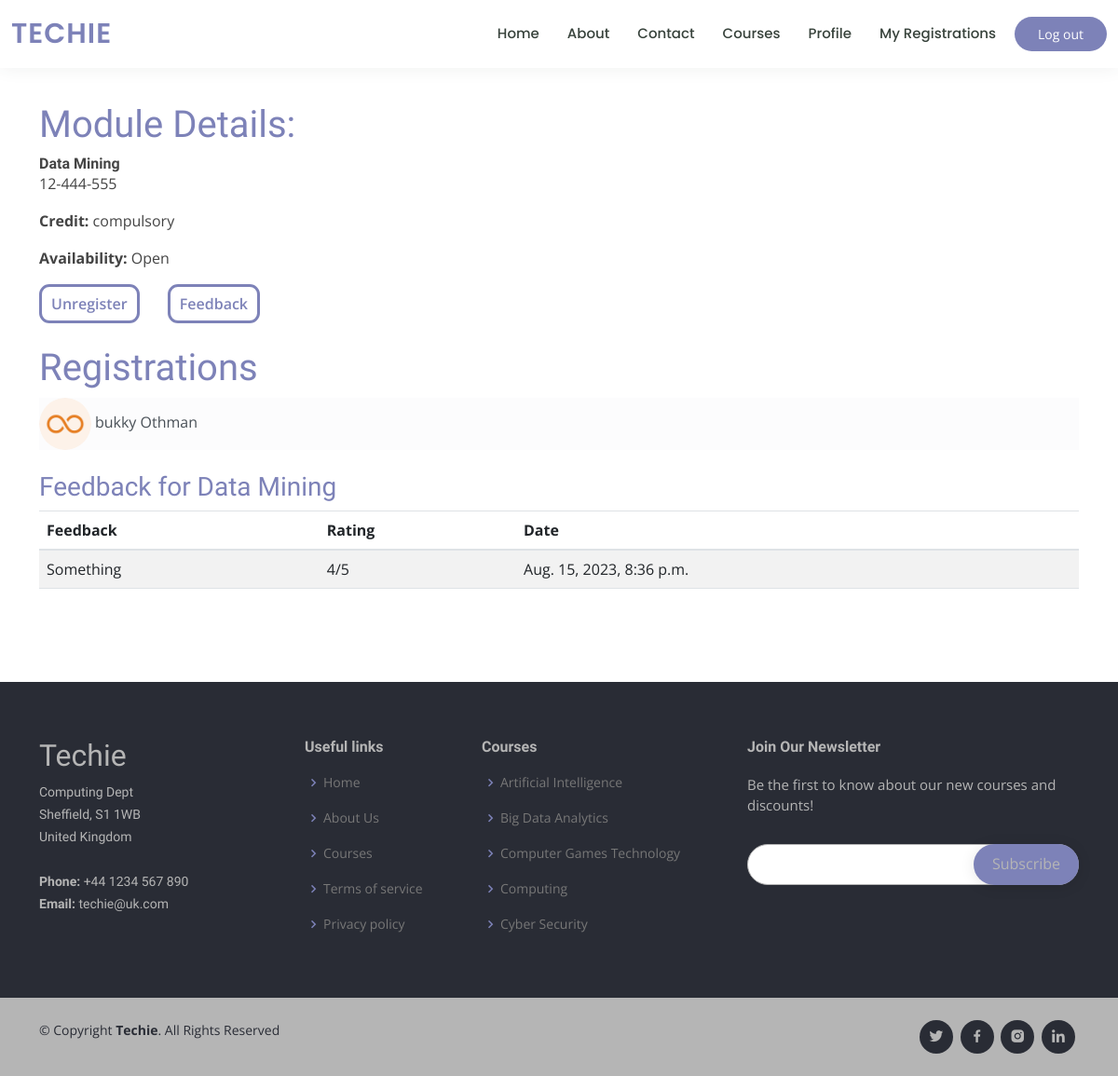
Before: /module/12-444-555 (signed in) with the older database file.
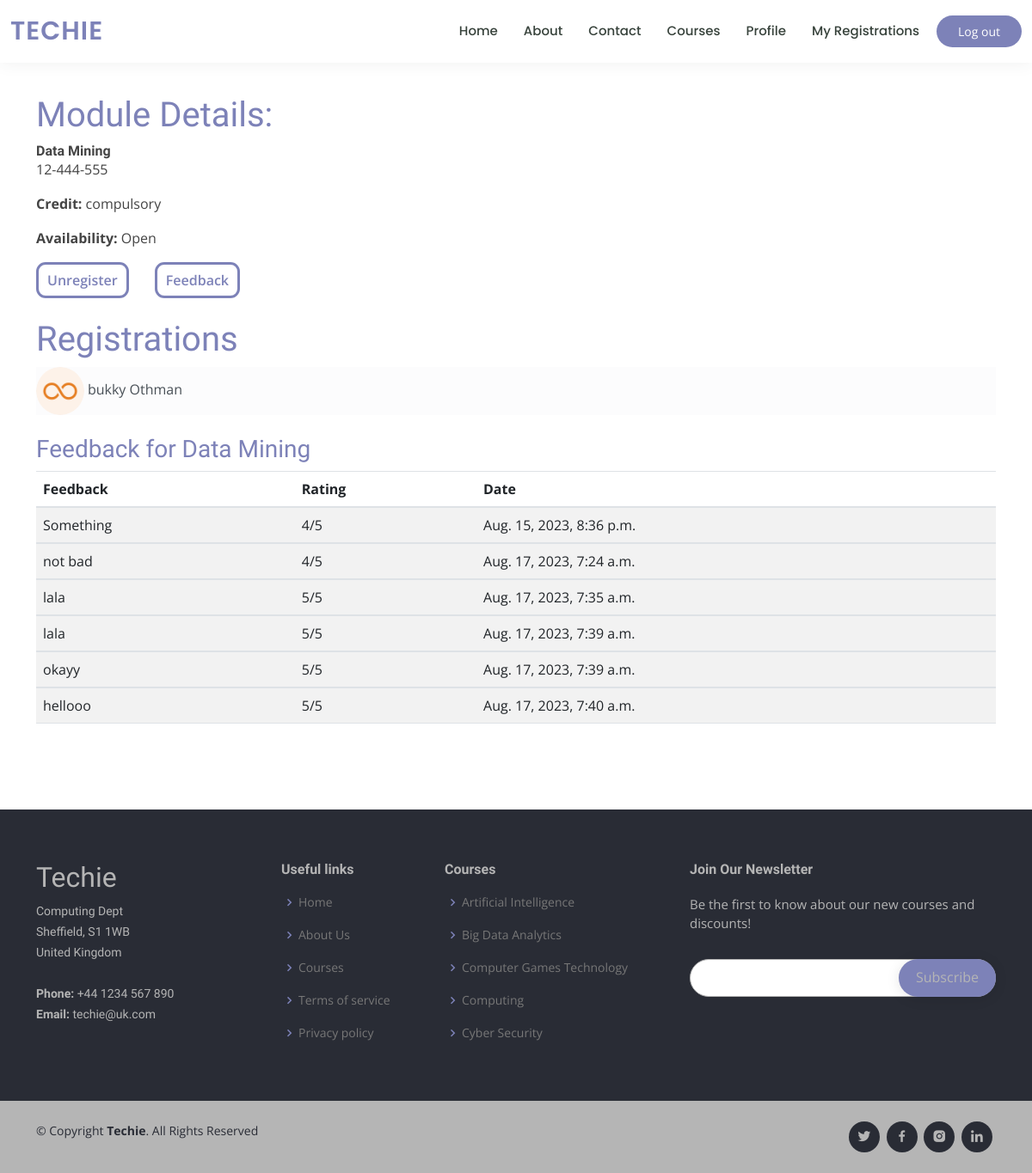
After: the same page with the newer database file.
### studentreg/models.py (models this page shows, shortened)
class Module(models.Model):
    CATEGORY_CHOICES = [
        ("elective", "Elective"),
        ("compulsory", "Compulsory"),
    ]
    name = models.CharField(max_length=100)  # Name of the module
    code = models.SlugField(max_length=10)    # Code for identifying the module
    credit = models.IntegerField()            # Credit value of the module
    category = models.CharField(max_length=50, choices=CATEGORY_CHOICES)  # Category of the module
    description = models.TextField()          # Description of the module
    availability = models.BooleanField(default=True)  # Availability status
    courses_allowed = models.ManyToManyField(Group, related_name='modules')  # Courses allowed to take this module
    @property
    def module_registrations(self):
        return [
            {"student": registration.student, "date": registration.date_of_registration}
            for registration in self.registrations.all()
        ]

class Student(models.Model):
    GENDER_CHOICES = (
        ("male", "Male"),
        ("female", "Female"),
        ("other", "Other"),
    )
    user = models.OneToOneField(User, on_delete=models.CASCADE)  # User associated with the student
    date_of_birth = models.DateField(null=True, blank=True)     # Date of birth of the student
    address = models.CharField(max_length=100, null=True, blank=True)  # Address of the student
    city = models.CharField(max_length=50, null=True, blank=True)      # City of residence
    country = models.CharField(max_length=50, null=True, blank=True)   # Country of residence
    gender = models.CharField(max_length=10, choices=GENDER_CHOICES, default="other")  # Gender of the student
    photo = models.ImageField(upload_to="student_photos/", default="default.jpg")  # Student's photo
    course = models.ForeignKey(Group, on_delete=models.CASCADE, blank=True, null=True)  # Course associated with the student
    def registered_on_module(self, module):
        return self.student_registrations.filter(module=module).exists()

class ModuleFeedback(models.Model):
    module = models.ForeignKey(Module, on_delete=models.CASCADE)
    student = models.ForeignKey(Student, on_delete=models.CASCADE)
    feedback_text = models.TextField()
    rating = models.PositiveIntegerField(default=5)  # Rating on a scale of 1 to 5
    date_submitted = models.DateTimeField(auto_now_add=True)

### studentreg/views.py (the view)
# urls.py: path("module/<str:code>", views.module_detail, name="module_detail"),
def module_detail(request, code):
    student = None
    if request.user.is_authenticated and not request.user.is_staff:
        student = request.user.student
    module = get_object_or_404(Module, code=code)
    feedback = module.modulefeedback_set.all()  # Retrieve all feedback for the module
    context = {
        "title": "Modules",
        "registrations": module.module_registrations,
        "module": module,
        "feedback": feedback
        }
    if student:
        context["has_registered"]=student.registered_on_module(module)
    return render(request, "studentreg/module_detail.html", context)

### studentreg/templates/studentreg/module_detail.html (shortened to what this page needs)
{% extends "studentreg/base.html" %} {% load static %} {% block content %}
<main class="container-fluid">
  <section class="container">
    <h1 class="color">Module Details:</h1>
    <h6 class="card-title">
      <strong>{{module.name}}</strong>
    </h6>
    <p class="card-text">{{module.code}}</p>
    <p class="card-text"><strong>Credit:</strong> {{module.category}}</p>
    <p class="card-text">
      <strong>Availability:</strong>{% if module.availability %} Open {% else %}
      Closed {% endif %}
    </p>
    <div class="reg">
      {% if has_registered %}
      <a
        href="{% url 'studentreg:module_unregister' module.code %}"
        class="regBtn"
        >Unregister
      </a>
      <a
        href="{% url 'studentreg:module_feedback' module.code %}"
        class="regBtn"
        >Feedback
      </a>
      {% else %}
      <a
        href="{% url 'studentreg:module_register' module.code %}"
        class="regBtn"
        >Register
      </a>
      {% endif %}
    </div>
    <h1 class="color mt-4">Registrations</h1>
    {% if user.is_authenticated %} {%for registration in registrations %}
    <li class="list-group-item list-group-item-light">
      <img
        class="rounded-circle article-img"
        src="{{registration.student.photo.url}}"
      />
      <span class="article-content"
        >{{registration.student.user.first_name}}
        {{registration.student.user.last_name}}
      </span>
    </li>
    {% empty %}
    <p>No student registered</p>
    {% endfor%} {%endif%}
    <h3 class="color mt-4">Feedback for {{ module.name }}</h3>
    <table class="table table-striped mb">
      <thead>
        <tr>
          <th>Feedback</th>
          <th>Rating</th>
          <th>Date</th>
        </tr>
      </thead>
      {% for fb in feedback %}
      <tbody
      <tr>
        <td>{{ fb.feedback_text }}</td>
        <td>{{ fb.rating }}/5</td>
        <td>{{ fb.date_submitted }}</td>
    {% empty %}
    <p>No feedback yet.</p>
    {% endfor %}
    </tbody>
  </table>
  </section>
</main>
{% endblock %}

### studentreg/templates/studentreg/base.html (shortened to what this page needs)
{% load static %}
<!DOCTYPE html>
<html>
  <head>
    <link
      rel="stylesheet"
      href="https://cdn.jsdelivr.net/npm/bootstrap@4.0.0/dist/css/bootstrap.min.css"
    />
    <link
      href="{% static 'assets/vendor/animate.css/animate.min.css' %}"
      rel="stylesheet"
    />
    <link href="{% static 'assets/vendor/aos/aos.css' %}" rel="stylesheet" />
    <link
      href="{% static 'assets/vendor/bootstrap/css/bootstrap.min.css' %}"
      rel="stylesheet"
    />
    <link
      href="{% static 'assets/vendor/bootstrap-icons/bootstrap-icons.css' %}"
      rel="stylesheet"
    />
    <link
      href="{% static 'assets/vendor/boxicons/css/boxicons.min.css' %}"
      rel="stylesheet"
    />
    <link
      href=" {%  static 'assets/vendor/remixicon/remixicon.css' %}"
      rel="stylesheet"
    />
    <link
      href=" {%  static 'assets/vendor/swiper/swiper-bundle.min.css' %}"
      rel="stylesheet"
    />
    <link href="{% static 'assets/css/style.css' %}" rel="stylesheet" />
  </head>
  <body>
    <header id="header" class="fixed-top">
      <div class="container-fluid d-flex align-items-center">
        <h1 class="logo me-auto">
          <a href="{% url 'studentreg:home' %}">Techie</a>
        </h1>
        <nav id="navbar" class="navbar order-last order-lg-0">
          <ul>
            <li>
              <a href="{% url 'studentreg:home' %}">Home</a>
            </li>
            <li><a href="{% url 'studentreg:about' %}">About</a></li>
            <li><a href="{% url 'studentreg:contact' %}">Contact</a></li>
            <li><a href="{% url 'studentreg:courses'%}">Courses</a></li>
            {% if user.is_authenticated %}
            <li><a href="{% url 'profile' %}">Profile</a></li>
            <li>
              <a href="{% url 'studentreg:my_registrations' %}"
                >My Registrations</a
              >
            </li>
            {% endif %}
          </ul>
        </nav>
        {% if user.is_authenticated %}
        <a href="{% url 'logout' %}" class="get-started-btn">Log out</a>
        {% else %}
        <a href="{% url 'login' %}" class="get-started-btn">Log in</a>
        <a href="{% url 'register' %}" class="get-started-btn">Register</a>
        {% endif %}
      </div>
    </header>
    <div style="margin-top: 50px">{% block content %}{% endblock %}</div>
    <footer id="footer">
      <div class="footer-top">
        <div class="container">
          <div class="row">
            <div class="col-lg-3 col-md-6 footer-contact">
              <h2>Techie</h2>
              <p>
                Computing Dept <br />
                Sheffield, S1 1WB <br />
                United Kingdom <br /><br />
                <strong>Phone:</strong> +44 1234 567 890<br />
                <strong>Email:</strong> techie@uk.com<br />
              </p>
            </div>
            <div class="col-lg-2 col-md-6 footer-links">
              <h4>Useful links</h4>
              <ul>
                <li>
                  <i class="bx bx-chevron-right"></i>
                  <a href="#">Home</a>
                </li>
                <li>
                  <i class="bx bx-chevron-right"></i>
                  <a href="#">About Us</a>
                </li>
                <li>
                  <i class="bx bx-chevron-right"></i>
                  <a href="#">Courses</a>
                </li>
                <li>
                  <i class="bx bx-chevron-right"></i>
                  <a href="#">Terms of service</a>
                </li>
                <li>
                  <i class="bx bx-chevron-right"></i>
                  <a href="#">Privacy policy</a>
                </li>
              </ul>
            </div>
            <div class="col-lg-3 col-md-6 footer-links">
              <h4>Courses</h4>
              <ul>
                <li>
                  <i class="bx bx-chevron-right"></i>
                  <a href="#">Artificial Intelligence</a>
                </li>
                <li>
                  <i class="bx bx-chevron-right"></i>
                  <a href="#">Big Data Analytics</a>
                </li>
                <li>
                  <i class="bx bx-chevron-right"></i>
                  <a href="#">Computer Games Technology</a>
                </li>
                <li>
                  <i class="bx bx-chevron-right"></i> <a href="#">Computing</a>
                </li>
                <li>
                  <i class="bx bx-chevron-right"></i>
                  <a href="#">Cyber Security</a>
                </li>
              </ul>
            </div>
            <div class="col-lg-4 col-md-6 footer-newsletter">
              <h4>Join Our Newsletter</h4>
              <p>Be the first to know about our new courses and discounts!</p>
              <form action="" method="post">
                <input type="email" name="email" /><input
                  type="submit"
                  value="Subscribe"
                />
              </form>
            </div>
          </div>
        </div>
      </div>
      <div class="container d-md-flex py-4">
        <div class="me-md-auto text-center text-md-start">
          <div class="copyright">
            &copy; Copyright <strong><span>Techie</span></strong
            >. All Rights Reserved
          </div>
        </div>
        <div class="social-links text-center text-md-right pt-3 pt-md-0">
          <a href="#" class="twitter"><i class="bx bxl-twitter"></i></a>
          <a href="#" class="facebook"><i class="bx bxl-facebook"></i></a>
          <a href="#" class="instagram"><i class="bx bxl-instagram-alt"></i></a>
          <a href="#" class="linkedin"><i class="bx bxl-linkedin"></i></a>
        </div>
      </div>
    </footer>
  </body>
</html>

### studentreg/static/assets/css/style.css (style rules this page uses)
body { font-family: "Open Sans", sans-serif; color: #444444; }
a { text-decoration: none; }
h1, h2, h3, h4, h5, h6 { font-family: "Raleway", sans-serif; }
#header { background: #fff; transition: all 0.5s; z-index: 997; padding: 15px 0; box-shadow: 0px 0 18px rgba(55, 66, 59, 0.08); }
#header .logo { font-size: 30px; margin: 0; padding: 0; line-height: 1; font-weight: 600; letter-spacing: 1px; text-transform: uppercase; font-family: "Poppins", sans-serif; }
#header .logo a { color: #7d82b8; }
.get-started-btn { margin-left: 20px; background: #7d82b8; color: #fff; border-radius: 50px; padding: 8px 25px; white-space: nowrap; transition: 0.3s; font-size: 14px; display: inline-block; }
.navbar { padding: 0; }
.navbar ul { margin: 0; padding: 0; display: flex; list-style: none; align-items: center; }
.navbar li { position: relative; }
.navbar a, .navbar a:focus { display: flex; align-items: center; justify-content: space-between; padding: 10px 0 10px 30px; font-family: "Poppins", sans-serif; font-size: 15px; font-weight: 500; color: #37423b; white-space: nowrap; transition: 0.3s; }
section { padding: 60px 0; overflow: hidden; }
#footer { color: #292c35; font-size: 14px; background: #b5b5b5; }
#footer .footer-top { padding: 60px 0 30px 0; background: #292c35; }
#footer .footer-top .footer-contact { margin-bottom: 30px; }
#footer .footer-top .footer-contact p { font-size: 14px; line-height: 24px; margin-bottom: 0; font-family: "Raleway", sans-serif; color: #b5b5b5; }
#footer .footer-top h2 { color: #b5b5b5; }
#footer .footer-top h4 { font-size: 16px; font-weight: bold; color: #b5b5b5; position: relative; padding-bottom: 12px; }
#footer .footer-top .footer-links { margin-bottom: 30px; }
#footer .footer-top .footer-links ul { list-style: none; padding: 0; margin: 0; }
#footer .footer-top .footer-links ul i { padding-right: 2px; color: #7d82b8; font-size: 18px; line-height: 1; }
#footer .footer-top .footer-links ul li { padding: 10px 0; display: flex; align-items: center; }
#footer .footer-top .footer-links ul li:first-child { padding-top: 0; }
#footer .footer-top .footer-links ul a { color: #777777; transition: 0.3s; display: inline-block; line-height: 1; }
#footer .footer-newsletter { font-size: 15px; }
#footer .footer-newsletter h4 { font-size: 16px; font-weight: bold; color: #b5b5b5; position: relative; padding-bottom: 12px; }
#footer .footer-newsletter p { color: #b5b5b5; }
#footer .footer-newsletter form { margin-top: 30px; background: #fff; padding: 6px 10px; position: relative; border-radius: 50px; text-align: left; border: 1px solid #b5b5b5; }
#footer .footer-newsletter form input[type="email"] { border: 0; padding: 4px 8px; width: calc(100% - 100px); }
#footer .footer-newsletter form input[type="submit"] { position: absolute; top: -1px; right: -1px; bottom: -1px; border: 0; background: none; font-size: 16px; padding: 0 20px 2px 20px; background: #7d82b8; color: #b5b5b5; transition: 0.3s; border-radius: 50px; box-shadow: 0px 2px 15px rgba(0, 0, 0, 0.1); }
#footer .social-links a { font-size: 18px; display: inline-block; background: #292c35; color: #b5b5b5; line-height: 1; padding: 8px 0; margin-right: 4px; border-radius: 50%; text-align: center; width: 36px; height: 36px; transition: 0.3s; }
.article-img { height: 5%; width: 5%; }
.mb { margin-bottom: 30px; }
.color { color: #7d82b8; }
.reg { display: flex; justify-items: center; align-items: center; gap: 30px; }
.regBtn { color: #7d82b8; padding: 6px 10px; border: #7d82b8 0.2em solid; border-radius: 11px; font-size: 16px; font-weight: 600; transition: all 0.6s ease; }
.mb { margin-bottom: 40px; }

Changed rows visible on the page:
added ModuleFeedback: feedback_text "not bad", rating "4", date_submitted "Aug. 17, 2023, 7:24 a.m."
added ModuleFeedback: feedback_text "lala", rating "5", date_submitted "Aug. 17, 2023, 7:35 a.m."
added ModuleFeedback: feedback_text "lala", rating "5", date_submitted "Aug. 17, 2023, 7:39 a.m."
added ModuleFeedback: feedback_text "okayy", rating "5", date_submitted "Aug. 17, 2023, 7:39 a.m."
added ModuleFeedback: feedback_text "hellooo", rating "5", date_submitted "Aug. 17, 2023, 7:40 a.m."
